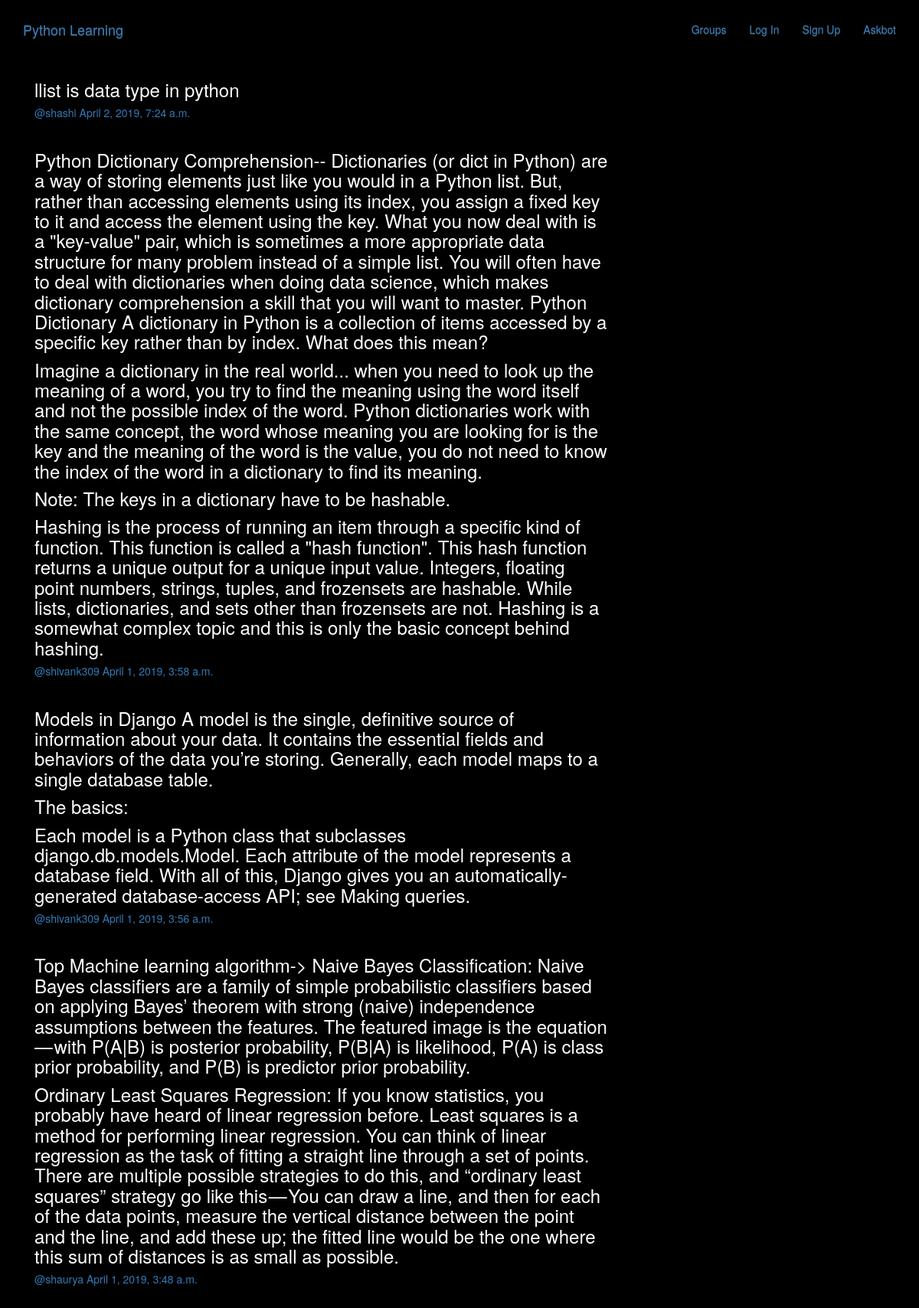
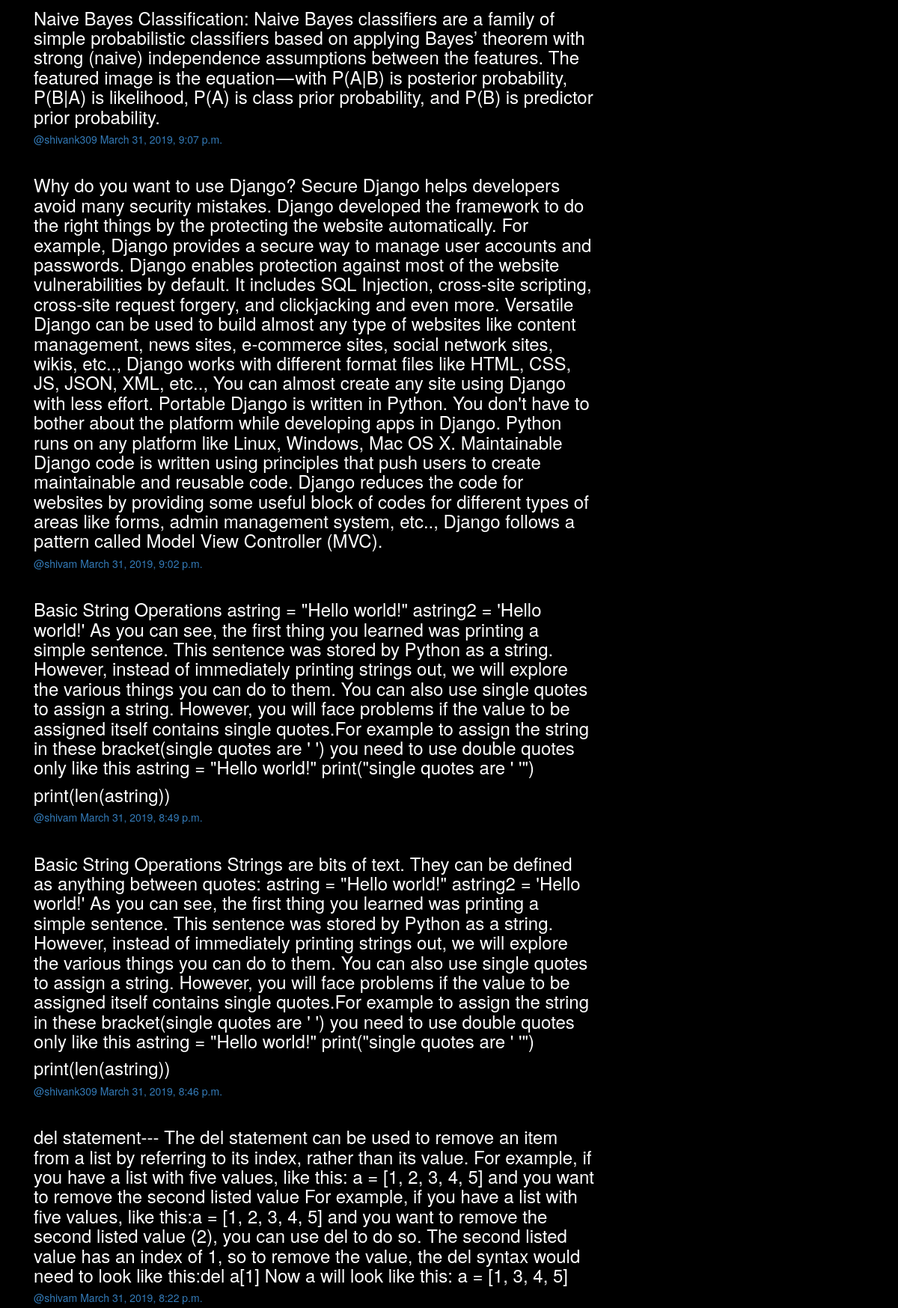
/posts/, run on the app's committed database (2 pictures, top to bottom).
### posts/models.py (models this page shows, shortened)
class Post(models.Model):
    user = models.ForeignKey(User,related_name='posts',on_delete=models.CASCADE)
    created_at = models.DateTimeField(auto_now=True)
    message = models.TextField()
    message_html = models.TextField(editable=False)
    group = models.ForeignKey(Group,related_name='posts',null=True,blank=True,on_delete=models.CASCADE)
    class Meta:
        ordering = ['-created_at']
        unique_together = ['user','message']

### posts/views.py (the view)
# urls.py: path('',views.PostList.as_view(),name='all'),
class PostList(SelectRelatedMixin,generic.ListView):
    model = models.Post
    select_related = ('user','group')

### posts/templates/posts/post_list.html (shortened to what this page needs)
{% extends "posts/post_base.html" %}
{% block post_content %}
<div class="col-md-8">
  {% for post in post_list %}
     {% include "posts/_post.html" %}
  {% endfor %}
</div>
{% endblock %}

### posts/templates/posts/_post.html (shortened to what this page needs)
<div class="post media">
  <h3>{{post.message_html|safe}}</h3>
  <div class="media-body">
    <h5 class='media-heading'>
    <span class='username'>
      <a href="{% url 'posts:for_user' username=post.user.username%}">@{{post.user.username}}</a>
    </span>
    <time class='time'>
      <a href="{% url 'posts:single' username=post.user.username pk=post.pk%}">
        {{post.created_at}}
      </a>
    </time>
    </h5>
  </div>
</div>

### static/simplesocial/css/master.css (style rules this page uses)
body { margin: 4px; margin-top: 12px; overflow: hidden; background-color: black; color:white; overflow-y:auto; height: 200px; }

### data on the page
Post: message_html "llist is data type in python", user.username "shashi", created_at "April 2, 2019, 7:24 a.m."
Post: message_html "Python Dictionary Comprehension-- Dictionaries (or dict in Python) are a way of storing elements just like you would in a Python list. But, rather than accessing elements using its index, you assign a fixed key to it and access the element using the key. What you now deal with is a \"key-value\" pair, which is sometimes a more appropriate data structure for many problem instead of a simple list. You will often have to deal with dictionaries when doing data science, which makes dictionary comprehension a skill that you will want to master. Python Dictionary A dictionary in Python is a collection of items accessed by a specific key rather than by index. What does this mean? Imagine a dictionary…", user.username "shivank309", created_at "April 1, 2019, 3:58 a.m."
Post: message_html "Models in Django A model is the single, definitive source of information about your data. It contains the essential fields and behaviors of the data you’re storing. Generally, each model maps to a single database table. The basics: Each model is a Python class that subclasses django.db.models.Model. Each attribute of the model represents a database field. With all of this, Django gives you an automatically-generated database-access API; see Making queries.", user.username "shivank309", created_at "April 1, 2019, 3:56 a.m."
Post: message_html "Top Machine learning algorithm-> Naive Bayes Classification: Naive Bayes classifiers are a family of simple probabilistic classifiers based on applying Bayes’ theorem with strong (naive) independence assumptions between the features. The featured image is the equation — with P(A|B) is posterior probability, P(B|A) is likelihood, P(A) is class prior probability, and P(B) is predictor prior probability. Ordinary Least Squares Regression: If you know statistics, you probably have heard of linear regression before. Least squares is a method for performing linear regression. You can think of linear regression as the task of fitting a straight line through a set of points. There are multiple…", user.username "shaurya", created_at "April 1, 2019, 3:48 a.m."
Post: message_html "Naive Bayes Classification: Naive Bayes classifiers are a family of simple probabilistic classifiers based on applying Bayes’ theorem with strong (naive) independence assumptions between the features. The featured image is the equation — with P(A|B) is posterior probability, P(B|A) is likelihood, P(A) is class prior probability, and P(B) is predictor prior probability.", user.username "shivank309", created_at "March 31, 2019, 9:07 p.m."
Post: message_html "Why do you want to use Django? Secure Django helps developers avoid many security mistakes. Django developed the framework to do the right things by the protecting the website automatically. For example, Django provides a secure way to manage user accounts and passwords. Django enables protection against most of the website vulnerabilities by default. It includes SQL Injection, cross-site scripting, cross-site request forgery, and clickjacking and even more. Versatile Django can be used to build almost any type of websites like content management, news sites, e-commerce sites, social network sites, wikis, etc.., Django works with different format files like HTML, CSS, JS, JSON, XML, etc..,…", user.username "shivam", created_at "March 31, 2019, 9:02 p.m."
Post: message_html "Basic String Operations astring = \"Hello world!\" astring2 = 'Hello world!' As you can see, the first thing you learned was printing a simple sentence. This sentence was stored by Python as a string. However, instead of immediately printing strings out, we will explore the various things you can do to them. You can also use single quotes to assign a string. However, you will face problems if the value to be assigned itself contains single quotes.For example to assign the string in these bracket(single quotes are ' ') you need to use double quotes only like this astring = \"Hello world!\" print(\"single quotes are ' '\") print(len(astring))", user.username "shivam", created_at "March 31, 2019, 8:49 p.m."
Post: message_html "Basic String Operations Strings are bits of text. They can be defined as anything between quotes: astring = \"Hello world!\" astring2 = 'Hello world!' As you can see, the first thing you learned was printing a simple sentence. This sentence was stored by Python as a string. However, instead of immediately printing strings out, we will explore the various things you can do to them. You can also use single quotes to assign a string. However, you will face problems if the value to be assigned itself contains single quotes.For example to assign the string in these bracket(single quotes are ' ') you need to use double quotes only like this astring = \"Hello world!\" print(\"single quotes are ' '\")…", user.username "shivank309", created_at "March 31, 2019, 8:46 p.m."
Post: message_html "del statement--- The del statement can be used to remove an item from a list by referring to its index, rather than its value. For example, if you have a list with five values, like this: a = [1, 2, 3, 4, 5] and you want to remove the second listed value For example, if you have a list with five values, like this:a = [1, 2, 3, 4, 5] and you want to remove the second listed value (2), you can use del to do so. The second listed value has an index of 1, so to remove the value, the del syntax would need to look like this:del a[1] Now a will look like this: a = [1, 3, 4, 5]", user.username "shivam", created_at "March 31, 2019, 8:22 p.m."
